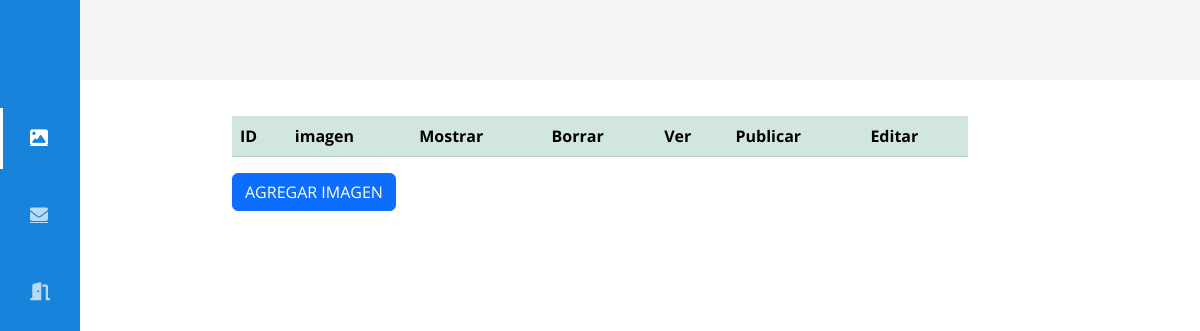
The app's page /php/galeria.php, older data.
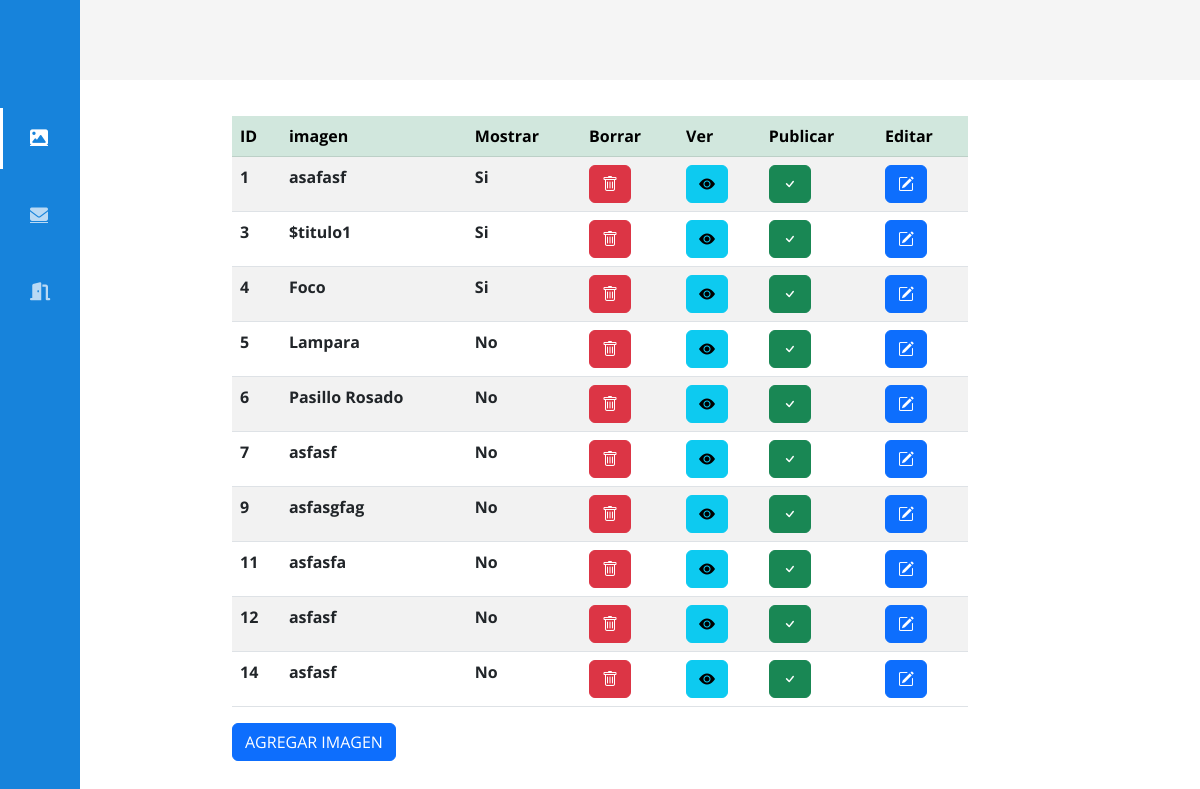
The same page, newer data.
### tables this page shows
CREATE TABLE `galeria` (
  `ID_galeria` int(12) NOT NULL,
  `imagen` varchar(90) NOT NULL,
  `nombreimagen` varchar(80) NOT NULL,
  `mostrar` varchar(12) NOT NULL
);

### php/galeria.php (the view, shortened to what this page needs)
<?php
$con=conectar();
$sql="SELECT * FROM galeria ";
$query=mysqli_query($con,$sql);
?>
<!doctype html>
<html lang="en">
<head>
    <link rel="stylesheet" href="https://cdn.jsdelivr.net/npm/bootstrap-icons@1.10.3/font/bootstrap-icons.css">
    <link href="https://cdn.jsdelivr.net/npm/bootstrap@5.2.3/dist/css/bootstrap.min.css" rel="stylesheet">
    <link rel="stylesheet" href="../css/menulateral.css">
        <link rel="stylesheet" href="https://cdnjs.cloudflare.com/ajax/libs/twitter-bootstrap/5.2.0/css/bootstrap.min.css">
    <link rel="stylesheet" href="https://cdn.datatables.net/1.13.1/css/dataTables.bootstrap5.min.css">
</head>
<body id="body">
    <header>
        <div class="icon__menu">
        </div>
    </header>
    <div class="menu__side" id="menu_side">
        <div class="options__menu">
            <a href="galeria.php" class="selected">
                <div class="option">
                <i class="fa-solid fa-image" title="Galeria"></i>
                    <h4>Galeria</h4>
                </div>
            </a>
            <a href="mensajes.php">
                <div class="option">
                <i class="fa-solid fa-envelope" title= "Contacto"></i>
                    <h4>Contacto</h4>
                </div>
            </a>
            <a href="salir.php">
                <div class="option">
                <i class="fa-solid fa-door-open" title="Cerrar Sesion"></i>
                    <h4>Salir</h4>
                </div>
            </a>
        </div>
    </div>
    <main>
      <br><br>    <br><br>
      <div class="container">
        <div class="row">
            <div class="col-md-2"></div>
            <div class="col-md-8 col-sm-12">
            <table id="ejemplo" class="table table-striped" style="width:100%">
                    <thead class="table-success table-striped">
                        <tr>
                            <th>ID</th>
                            <th>imagen</th>
                            <th>Mostrar</th>
                            <th>Borrar</th>
                            <th>Ver</th>
                            <th>Publicar</th>
                            <th>Editar</th>
                        </tr>
                    </thead>
                    <tbody>
                        <?php
                                            while($row=mysqli_fetch_array($query)){
                                        ?>
                        <tr>
                            <th>
                                <?php  echo $row['ID_galeria']?>
                            </th>
                            <th>
                                <?php  echo $row['nombreimagen']?>
                            </th>
                            <th>
                                <?php  echo $row['mostrar']?>
                            </th>
                            <th> <a   class="btn btn-danger" data-toggle="modal" data-target="#ModalDelete<?php echo $row['ID_galeria'] ?>"><i class="bi bi-trash"></i></a></th>
                            <th><a  class="btn btn-info" data-toggle="modal" data-target="#ModalVer<?php echo $row['ID_galeria'] ?>" ><i class="bi bi-eye-fill"></i></a> </th>
                            <th><a   class="btn btn-success" data-toggle="modal" data-target="#ModalConfir<?php echo $row['ID_galeria'] ?>" ><i class="bi bi-check"></i></a></th>
                            <th><a class="btn btn-primary" data-toggle="modal" data-target="#ModalEdit<?php echo $row['ID_galeria'] ?>"><i class="bi bi-pencil-square"></i></a></th>
                        </tr>
                        <?php
                                            }
                                        ?>
                    </tbody>
                </table>
                <a type="submit" id="btnEnviar" name="btnEnviar" class="btn btn-primary text-center"
                    value="AGREGAR BLOG" href="cruds/galeria/agregarImagen.php">AGREGAR IMAGEN</a>
            </div>
        </div>
        </div>
    </main>
</body>
</html>

Row changes from the older to the newer data that the page shows:
added galeria: ID_galeria "1", nombreimagen "asafasf", mostrar "Si"
added galeria: ID_galeria "3", nombreimagen "$titulo1", mostrar "Si"
added galeria: ID_galeria "4", nombreimagen "Foco", mostrar "Si"
added galeria: ID_galeria "5", nombreimagen "Lampara", mostrar "No"
added galeria: ID_galeria "6", nombreimagen "Pasillo Rosado", mostrar "No"
added galeria: ID_galeria "7", nombreimagen "asfasf", mostrar "No"
added galeria: ID_galeria "9", nombreimagen "asfasgfag", mostrar "No"
added galeria: ID_galeria "11", nombreimagen "asfasfa", mostrar "No"
added galeria: ID_galeria "12", nombreimagen "asfasf", mostrar "No"
added galeria: ID_galeria "14", nombreimagen "asfasf", mostrar "No"
